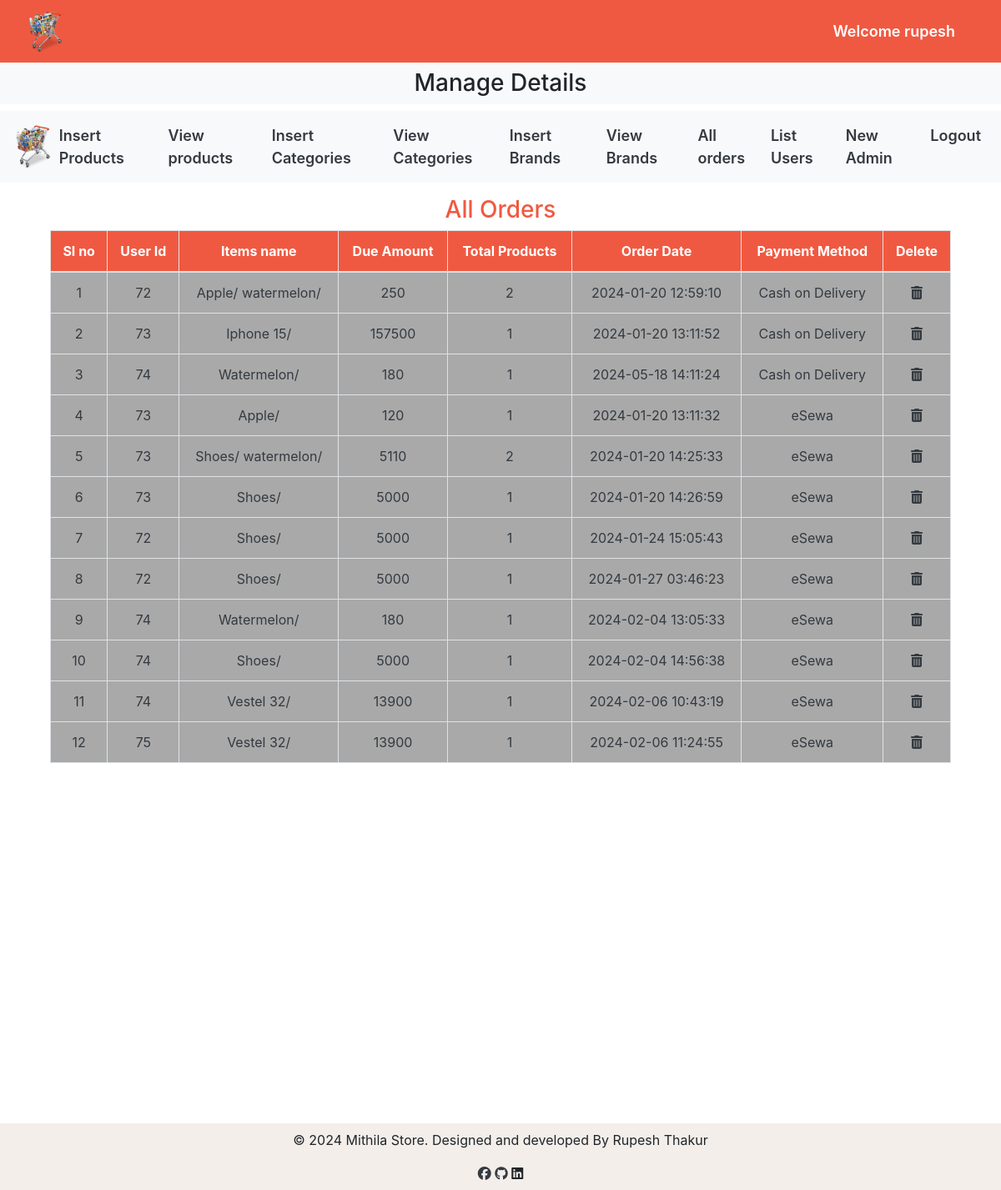
Page /admin/index.php?all_order (signed in) on the committed database.
### tables this page shows
CREATE TABLE `user_orders` (
  `order_id` varchar(100) NOT NULL,
  `user_id` int(11) NOT NULL,
  `items_name` varchar(255) NOT NULL,
  `amount_due` int(255) NOT NULL,
  `total_products` int(255) NOT NULL,
  `order_date` timestamp NOT NULL DEFAULT current_timestamp() ON UPDATE current_timestamp(),
  `payment_mode` varchar(100) NOT NULL
);

### admin/all_order.php (the view, shortened to what this page needs)
<?php
include('../includes/connect.php');
?>
<!DOCTYPE html>
<html lang="en">
<head>
  <link rel="stylesheet" href="https://cdn.jsdelivr.net/npm/bootstrap@4.3.1/dist/css/bootstrap.min.css"
>
  <link rel="stylesheet" href="https://cdnjs.cloudflare.com/ajax/libs/font-awesome/6.4.2/css/all.min.css"
 />
</head>
<body>
<?php
  if (!isset($_SESSION['admin_name'])) {
  } else { ?>
  <div class="container">
    <h3 class="text-center  mt-3" style='color:#F05941;'>All Orders</h3>
    <table class="table table-bordered">
      <thead class="bg-info">
        <?php
        global $conn;
        $select_query = "SELECT * FROM `user_orders`";
        $result_query = mysqli_query($conn, $select_query);
        $num_of_rows = mysqli_num_rows($result_query);
        if ($num_of_rows > 0) {
          echo " <thead class=' text-white text-center'  style='background-color:#F05941;'s>
    <tr>
      <th scope='col'>SI no</th>
      <th scope='col'>User Id</th>
      <th scope='col'>Items name</th>
      <th scope='col'>Due Amount</th>
      <th scope='col'>Total Products</th>
      <th scope='col'>Order Date</th>
      <th scope='col'>Payment Method</th>
      <th scope='col'>Delete</th>
    </tr>
  </thead>
  <tbody class=' text-dark text-center' style='background-color:#A9A9A9;'>";
          $si_num = 1;
          while ($data = mysqli_fetch_assoc($result_query)) {
            $order_id = $data['order_id'];
            $user_id=$data['user_id'];
            $amount_due = $data['amount_due'];
            $product_title=$data['items_name'];
            $total_products = $data['total_products'];
            $order_date = $data['order_date'];
            $payment_mode = $data['payment_mode'];
            echo "   <tr>
    <td>$si_num</td>
    <td>$user_id</td>
    <td>$product_title</td>
    <td> $amount_due</td>
    <td>$total_products</td>
    <td>$order_date</td>
    <td>$payment_mode</td>
    <td><a href='index.php?delete_order=$order_id' class='text-dark' data-toggle='modal' data-target='#exampleModal'> <i class='fa-solid fa-trash-can'> </i> </a></td>
  </tr>";
            $si_num++;
          }
        } else {
          echo "     <h3 class='text-center text-danger'>No order available</h3>";
        }
        ?>
        </tbody>
    </table>
  </div>
<?php } ?>
</body>
</html>

### admin/index.php (shortened to what this page needs)
<!DOCTYPE html>
<html lang="en">
<head>
  <link rel="stylesheet" href="https://cdn.jsdelivr.net/npm/bootstrap@4.3.1/dist/css/bootstrap.min.css"
>
  <link rel="stylesheet" href="../styles.css">
  <link rel="stylesheet" href="https://cdnjs.cloudflare.com/ajax/libs/font-awesome/6.4.2/css/all.min.css"
 />
</head>
<body>
  <div class="container-fluid p-0">
    <nav class="navbar navbar-expand-lg navbar-light custom-color  ">
      <div class="container-fluid">
        <img src="../image/logo.png" alt="" class="logo">
        <nav class="navbar navbar-expand-lg ">
          <ul class="navbar-nav ">
            <li class="nav-item ">
              <?php
              if (!isset($_SESSION['admin_name'])) {
                echo "<a class='nav-link text-white' href=''>Welcome Guest</a> ";
              } else {
                echo "<a class='nav-link text-white' href=''>Welcome " . $_SESSION['admin_name'] . "</a> ";
              }
              ?>
            </li>
          </ul>
        </nav>
      </div>
    </nav>
    <div class="bg-light">
      <h3 class="text-center p-2">Manage Details </h3>
    </div>
    <?php
    if (!isset($_SESSION['admin_name'])) {
      echo "<a href='admin_login.php'><button type='button' class='btn btn-primary'  style='background-color: #F05941; color: #ffffff'>Click here to login</button></a>";
    } else {
      ?>
    <nav class="navbar navbar-expand-lg navbar-light bg-light">
      <img src="../image/logo.png" alt="" class="logo">
      <div class="collapse navbar-collapse" id="navbarSupportedContent">
        <ul class="navbar-nav mr-auto">
          <li class="nav-item active">
            <a class="nav-link text-dark" href="insert_product.php">Insert Products </a>
          </li>
          <li class="nav-item">
            <a class="nav-link text-dark" href="index.php?view_products">View products</a>
          </li>
          <li class="nav-item">
            <a class="nav-link text-dark" href="index.php?insert_category">Insert Categories</a>
          </li>
          <li class="nav-item">
            <a class="nav-link text-dark" href="index.php?view_category">View Categories</a>
          </li>
          <li class="nav-item">
            <a class="nav-link text-dark" href="index.php?insert_brands">Insert Brands</a>
          </li>
          <li class="nav-item">
            <a class="nav-link text-dark" href="index.php?view_brands">View Brands</a>
          </li>
          <li class="nav-item">
            <a class="nav-link text-dark" href="index.php?all_order">All orders</a>
          </li>
          <li class="nav-item">
            <a class="nav-link text-dark" href="index.php?list_users">List Users</a>
          </li>
          <li class="nav-item">
            <a class="nav-link text-dark" href="admin_registration.php">New Admin</a>
          </li>
          <li class="nav-item">
            <a class="nav-link text-dark" href="logout.php">Logout</a>
          </li>
        </ul>
      </div>
    </nav>
    <?php } ?>
    <div class="content">
      <div class="container  ">
        <?php
        if (isset($_GET['all_order'])) {
          include('all_order.php');
        }
        ?>
      </div>
    </div>
  </div>
  <?php
include('../includes/footer.php');
?>
</body>
</html>

### includes/footer.php
<?php
echo "<div class=' p-2  text-center footer ' style='background-color:#F3EEEA;'>
<p>© 2024 Mithila Store. Designed and developed By Rupesh Thakur</p>
<a href='https://www.facebook.com/rupesh.love.9/' class='text-dark'><i class='fab fa-facebook'></i></a>
<a href='https://github.com/rupesh8690'  class='text-dark'><i class='fa-brands fa-github'></i></a>
<i class='fa-brands fa-linkedin'></i>
</div> ";
?>

### styles.css (style rules this page uses)
* { padding: 0; margin: 0; box-sizing: border-box; }
.logo { width: 4%; height: 4%; }

### admin/index.php (style rules this page uses)
body { overflow-x: hidden; }
.custom-color { background-color: #F05941; }
.nav-link { font-size: 18px; font-weight: 600; }
.footer { margin-top: 27rem; }

### rows in the picture
user_orders: user "72", items_name "Apple/ watermelon/", amount_due "250", total_products "2", order_date "2024-01-20 12:59:10", payment_mode "Cash on Delivery"
user_orders: user "73", items_name "Iphone 15/", amount_due "157500", total_products "1", order_date "2024-01-20 13:11:52", payment_mode "Cash on Delivery"
user_orders: user "74", items_name "Watermelon/", amount_due "180", total_products "1", order_date "2024-05-18 14:11:24", payment_mode "Cash on Delivery"
user_orders: user "73", items_name "Apple/", amount_due "120", total_products "1", order_date "2024-01-20 13:11:32", payment_mode "eSewa"
user_orders: user "73", items_name "Shoes/ watermelon/", amount_due "5110", total_products "2", order_date "2024-01-20 14:25:33", payment_mode "eSewa"
user_orders: user "73", items_name "Shoes/", amount_due "5000", total_products "1", order_date "2024-01-20 14:26:59", payment_mode "eSewa"
user_orders: user "72", items_name "Shoes/", amount_due "5000", total_products "1", order_date "2024-01-24 15:05:43", payment_mode "eSewa"
user_orders: user "72", items_name "Shoes/", amount_due "5000", total_products "1", order_date "2024-01-27 03:46:23", payment_mode "eSewa"
user_orders: user "74", items_name "Watermelon/", amount_due "180", total_products "1", order_date "2024-02-04 13:05:33", payment_mode "eSewa"
user_orders: user "74", items_name "Shoes/", amount_due "5000", total_products "1", order_date "2024-02-04 14:56:38", payment_mode "eSewa"
user_orders: user "74", items_name "Vestel 32/", amount_due "13900", total_products "1", order_date "2024-02-06 10:43:19", payment_mode "eSewa"
user_orders: user "75", items_name "Vestel 32/", amount_due "13900", total_products "1", order_date "2024-02-06 11:24:55", payment_mode "eSewa"

### other values in the picture
$_SESSION['admin_name'] "rupesh"
